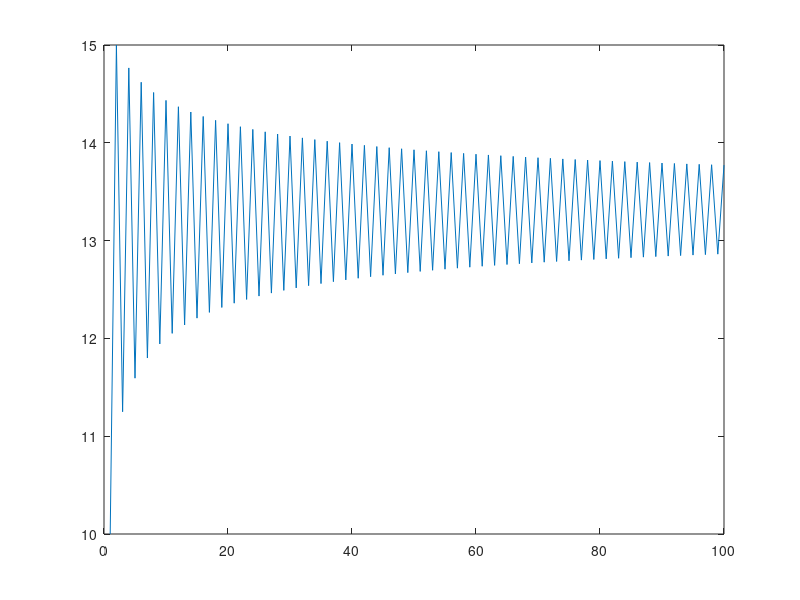

MATLAB code for this plot:
clc; clear all; close all;

%Problem 2
A = [ 1 2; -3 1];
B = [5 3; -1 3];
C = [1 2 3; -9 2 4];
D = [ 1 -2; -1 3; 2 3;];
x = [-2;0];
y =[0;3];
z = [2;-3;1];

parta = B-A;
save('A1.dat', 'parta', '-ascii')

partb = (-2*x) + (4*y);
save('A2.dat', 'partb', '-ascii')

partc = B*x;
save('A3.dat', 'partc', '-ascii')

partd = A*(x-y);
save('A4.dat', 'partd', '-ascii')

parte = C*z;
save('A5.dat', 'parte', '-ascii')

partf = A * B;
save('A6.dat', 'partf', '-ascii')

partg = B * A;
save('A7.dat', 'partg', '-ascii')

parth = A * C;
save('A8.dat', 'parth', '-ascii')

parti = C * D;
save('A9.dat', 'parti', '-ascii')

partj = D(1:2,:);
save('A10.dat', 'partj', '-ascii')

partk = C(:,2);
save('A11.dat', 'partk', '-ascii')

partl = C(1, 2:end);
save('A12.dat', 'partl', '-ascii')


%Problem 2
n=0;
for k=1:800000
    n = n+0.1;
end
x1 = abs(80000-n);
save('A13.dat', 'x1', '-ascii')

n=0;
for k=1:640000
    n = n+0.125;
end
x2 = abs(80000-n);
save('A14.dat', 'x2', '-ascii')

n=0;
for k=1:400000
    n=n+0.2;
end
x3 = abs(80000-n);
save('A15.dat', 'x3', '-ascii')

n=0;
for k=1:320000
    n=n+0.25;
end
x4 = abs(80000-n);
save('A16.dat', 'x4', '-ascii')

%Problem 3
r=3;
K=20;
P=10;
b= zeros(1,100);
b(1) = P;
for k=1:99
    P = r*P*(1-P/K);
    b(k+1) = P;
end

save('A17.dat', 'P', '-ascii')

plot(1:100, b)







 